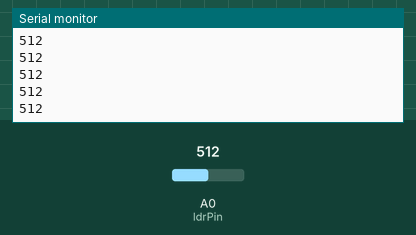
Bench run of a sketch on a simulated Arduino Uno, built with avr-gcc and run on an emulated ATmega328P. Parts: the last lines printed to the serial monitor. The inputs (shaded band) are chosen by the test bench; at power-on: A0 (ldrPin) = 512.

Above: at 1.2 s.
1.3 s: A0 (ldrPin) set to 716
At 1.56 s:
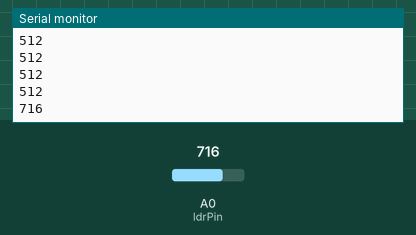
2.8 s: A0 (ldrPin) set to 900
At 2.96 s:
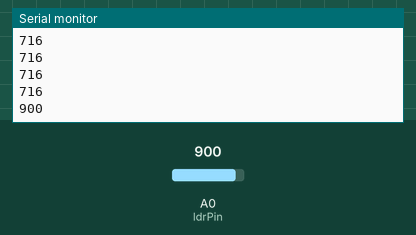
Timing chart, 0 to 5.8 s (numbered marks = the images above; inputs shaded):
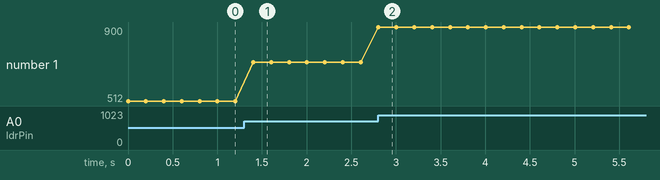

The sketch:

turbidity_sensor.ino
```cpp
const int ldrPin = A0;

void setup() {
  Serial.begin(9600);
}

void loop() {
  int ldrValue = analogRead(ldrPin);
  Serial.println(ldrValue);
  delay(200);
}
```

Measured:
- after the input at 1.3 s, the serial monitor: prints a new line after 0.10 s (image 1)
- after the input at 2.8 s, the serial monitor: prints a new line at once (image 2)
- plotted number 1: 512 → 716 after the input at 1.3 s, 716 → 900 after the input at 2.8 s
